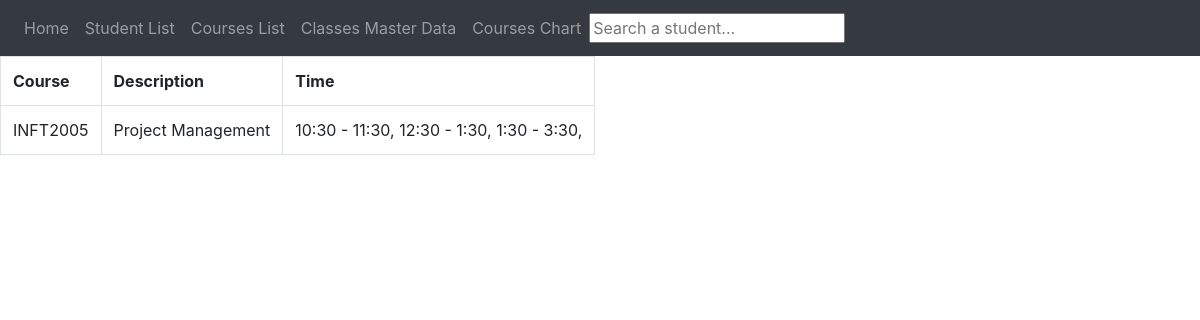
/classschedule/9/class_detail, run on the app's committed database.
### classschedule/models.py (models this page shows, shortened)
class Courses(models.Model):
    course_name = models.CharField(max_length=50)
    course_description = models.CharField(max_length=200)
    Time = models.ManyToManyField(CourseTime)
    class Meta:
        ordering = ('course_name',)

class CourseTime(models.Model):
    course_time = models.CharField(max_length=50)
    class Meta:
        ordering = ('course_time',)
    def __str__(self):
        return self.course_time

### classschedule/views.py (the view)
# urls.py: path('<int:pk>/class_detail', views.SingleClassView.as_view(), name='Class_detail'),
class SingleClassView(generic.DetailView):
    model = Courses
    template_name = 'classschedule/Class_Detail.html'

### classschedule/templates/classschedule/Class_Detail.html
{% extends 'classschedule/indexmain.html' %}
{% block content4 %}
<table class="table table-bordered w-auto">
<tr>
    <th>Course</th>
    <th>Description</th>
    <th>Time</th>
</tr>
<tr>
    <td>{{ courses.course_name }}</td>
    <td>{{ courses.course_description }}</td>
    <td>{% for time in courses.Time.all %}{{ time }},{{ " " }}{% endfor %}</td>
</tr>
</table>
{% endblock %}

### data on the page
Courses: course_name "INFT2005", course_description "Project Management"
CourseTime: course_time "10:30 - 11:30"
CourseTime: course_time "12:30 - 1:30"
CourseTime: course_time "1:30 - 3:30"
